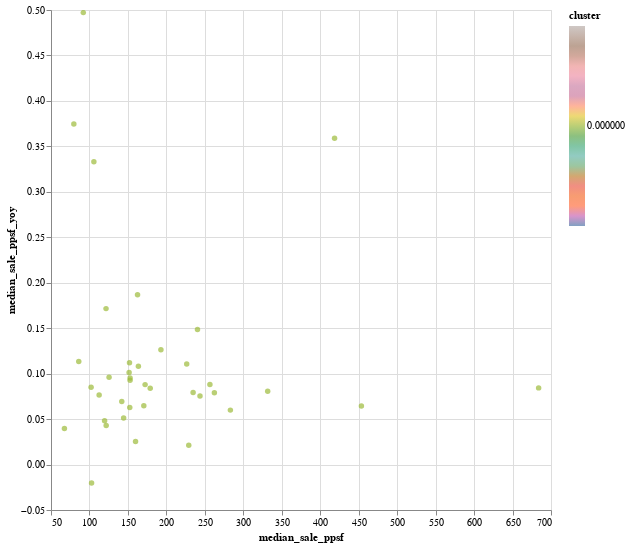

The notebook cell saved with this chart:
### Code cell
alt.Chart(c0_df).mark_circle().encode(
    alt.X('median_sale_ppsf',
        scale=alt.Scale(zero=False)),
    y='median_sale_ppsf_yoy',
    color=alt.Color('cluster', scale=alt.Scale(scheme='tableau10'))
).properties(
    width=500,
    height=500
).interactive()
